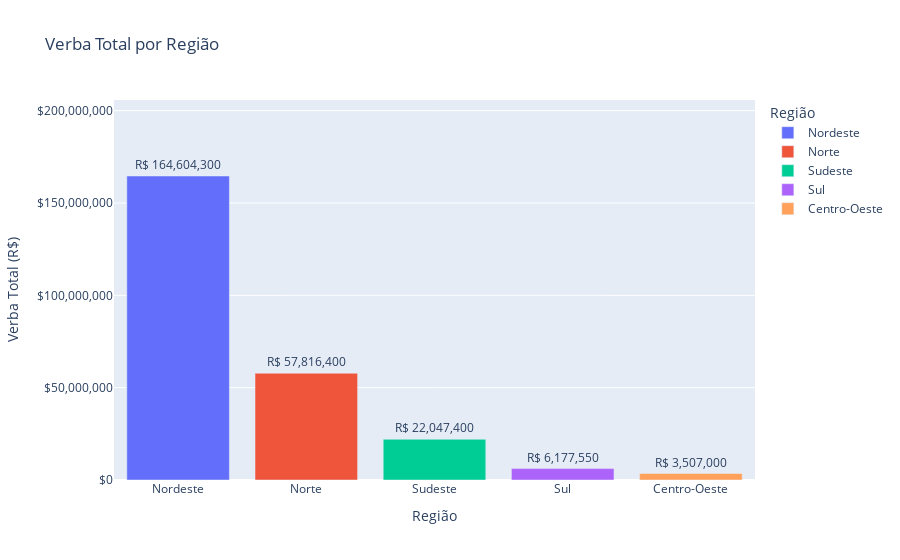

Notebook code cell kept with this figure:
### Code cell
# Definir as regiões
regioes = {
    'Norte': ['AC', 'AM', 'AP', 'PA', 'RO', 'RR', 'TO'],
    'Nordeste': ['AL', 'BA', 'CE', 'MA', 'PB', 'PE', 'PI', 'RN', 'SE'],
    'Centro-Oeste': ['DF', 'GO', 'MT', 'MS'],
    'Sudeste': ['ES', 'MG', 'RJ', 'SP'],
    'Sul': ['PR', 'RS', 'SC']
}

# Criar uma coluna de região no DataFrame
def encontrar_regiao(uf):
    for regiao, estados in regioes.items():
        if uf in estados:
            return regiao
    return 'Outra'

df['REGIAO'] = df['UF'].apply(encontrar_regiao)

# Agrupar por região e somar as verbas
df_regiao = df.groupby('REGIAO').agg({'VERBA': 'sum'}).reset_index()

# Ordenar por verba (opcional)
df_regiao = df_regiao.sort_values('VERBA', ascending=False)

# Calcular o valor máximo para definir o range do eixo Y com 10% de espaço livre
max_verba = df_regiao['VERBA'].max()
y_upper_limit = max_verba * 1.25  # Adiciona 25% de espaço livre

# Criar o gráfico de barras
fig = px.bar(
    df_regiao,
    x='REGIAO',
    y='VERBA',
    title='Verba Total por Região',
    labels={'REGIAO': 'Região', 'VERBA': 'Verba Total (R$)'},
    color='REGIAO'
)

# Melhorar a formatação do eixo Y para valores monetários e adicionar 10% de espaço livre
fig.update_layout(
    yaxis_tickformat='$,.0f',
    yaxis_range=[0, y_upper_limit]  # Define o range com 10% de espaço livre
)

# Adicionar valores nas barras
fig.update_traces(texttemplate='R$ %{y:,.0f}', textposition='outside')

fig.show()

### Figure 1 — Plotly figure (JSON) as saved in the notebook; plotly's stock layout.template omitted (floating-point values rounded to 4 significant figures)
{"data": [{"hovertemplate": "Região=%{x}<br>Verba Total (R$)=%{y}<extra></extra>", "legendgroup": "Nordeste", "marker": {"color": "#636efa", "pattern": {"shape": ""}}, "name": "Nordeste", "orientation": "v", "showlegend": true, "textposition": "outside", "texttemplate": "R$ %{y:,.0f}", "type": "bar", "x": ["Nordeste"], "xaxis": "x", "y": [164600000.0], "yaxis": "y"}, {"hovertemplate": "Região=%{x}<br>Verba Total (R$)=%{y}<extra></extra>", "legendgroup": "Norte", "marker": {"color": "#EF553B", "pattern": {"shape": ""}}, "name": "Norte", "orientation": "v", "showlegend": true, "textposition": "outside", "texttemplate": "R$ %{y:,.0f}", "type": "bar", "x": ["Norte"], "xaxis": "x", "y": [57820000.0], "yaxis": "y"}, {"hovertemplate": "Região=%{x}<br>Verba Total (R$)=%{y}<extra></extra>", "legendgroup": "Sudeste", "marker": {"color": "#00cc96", "pattern": {"shape": ""}}, "name": "Sudeste", "orientation": "v", "showlegend": true, "textposition": "outside", "texttemplate": "R$ %{y:,.0f}", "type": "bar", "x": ["Sudeste"], "xaxis": "x", "y": [22050000.0], "yaxis": "y"}, {"hovertemplate": "Região=%{x}<br>Verba Total (R$)=%{y}<extra></extra>", "legendgroup": "Sul", "marker": {"color": "#ab63fa", "pattern": {"shape": ""}}, "name": "Sul", "orientation": "v", "showlegend": true, "textposition": "outside", "texttemplate": "R$ %{y:,.0f}", "type": "bar", "x": ["Sul"], "xaxis": "x", "y": [6178000.0], "yaxis": "y"}, {"hovertemplate": "Região=%{x}<br>Verba Total (R$)=%{y}<extra></extra>", "legendgroup": "Centro-Oeste", "marker": {"color": "#FFA15A", "pattern": {"shape": ""}}, "name": "Centro-Oeste", "orientation": "v", "showlegend": true, "textposition": "outside", "texttemplate": "R$ %{y:,.0f}", "type": "bar", "x": ["Centro-Oeste"], "xaxis": "x", "y": [3507000.0], "yaxis": "y"}], "layout": {"barmode": "relative", "legend": {"title": {"text": "Região"}, "tracegroupgap": 0}, "title": {"text": "Verba Total por Região"}, "xaxis": {"anchor": "y", "categoryarray": ["Nordeste", "Norte", "Sudeste", "Sul", "Centro-Oeste"], "categoryorder": "array", "domain": [0, 1], "title": {"text": "Região"}}, "yaxis": {"anchor": "x", "domain": [0, 1], "range": [0, 205755375], "tickformat": "$,.0f", "title": {"text": "Verba Total (R$)"}}}}
